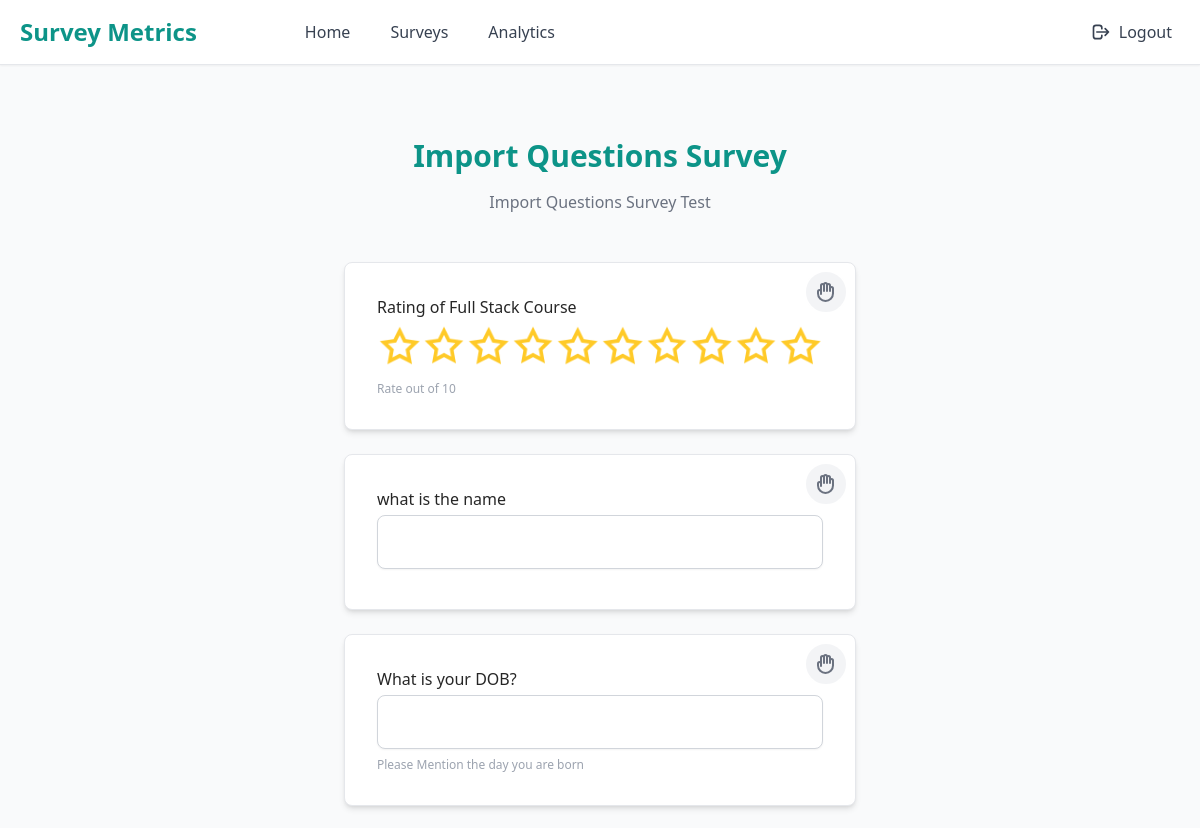
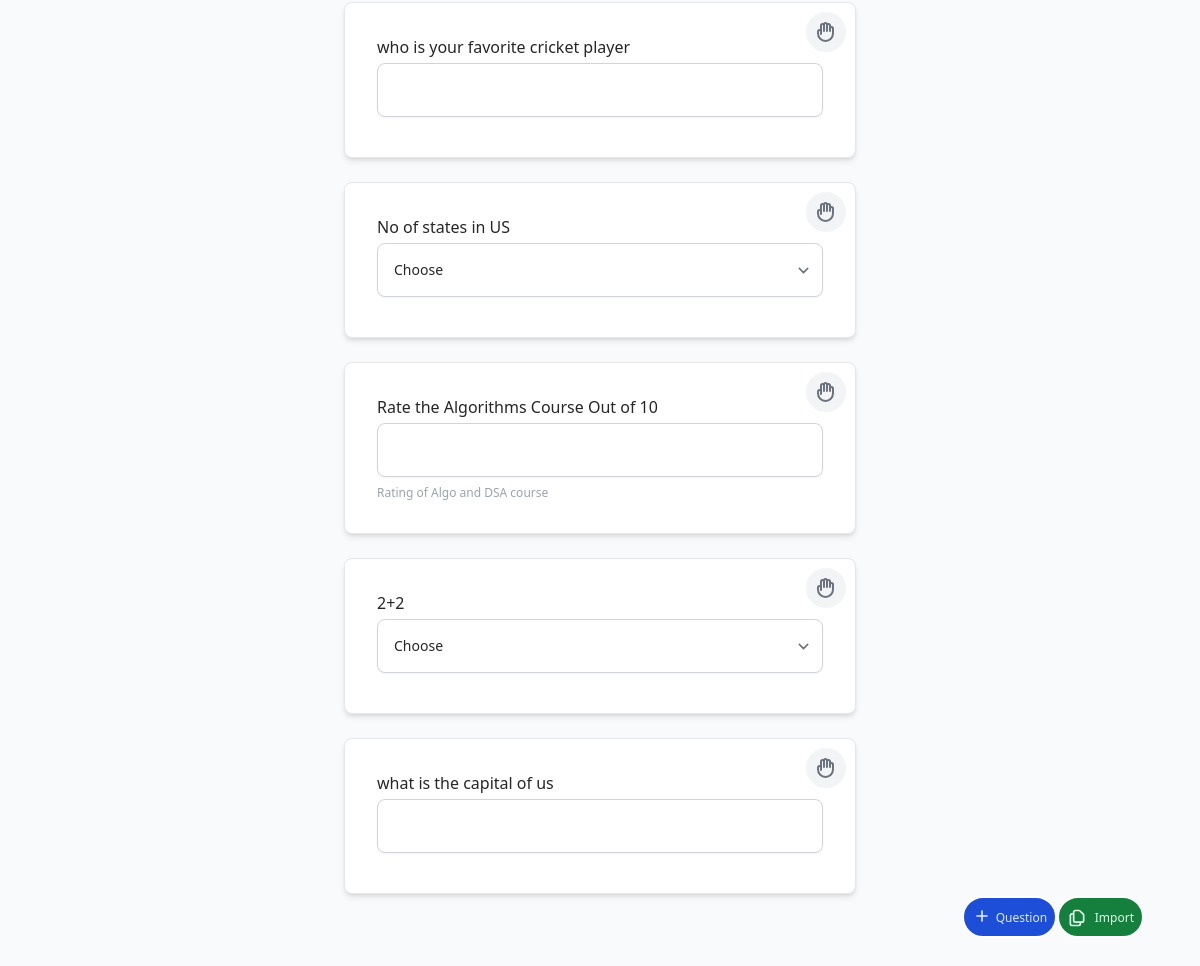
The app's page /dashboard/forms/new-survey/ (signed in) with its own data (2 pictures, top to bottom).
### djf_surveys/models.py (models this page shows, shortened)
class BaseModel(models.Model):
    created_at = models.DateTimeField(auto_now_add=True)
    updated_at = models.DateTimeField(auto_now=True)
    class Meta:
        abstract = True

class Survey(BaseModel):
    name = models.CharField(_("name"), max_length=200)
    description = models.TextField(_("description"), default='')
    slug = models.SlugField(_("slug"), max_length=225, default='')
    valid_until = models.DateTimeField(_("valid until"), blank=True, null=True,
                                       help_text=_("Specify the expiration date for this survey."))
    editable = models.BooleanField(_("editable"), default=True,
                                   help_text=_("If False, user can't edit record."))
    deletable = models.BooleanField(_("deletable"), default=True,
                                    help_text=_("If False, user can't delete record."))
    duplicate_entry = models.BooleanField(_("mutiple submissions"), default=False,
                                          help_text=_("If True, user can resubmit."))
    private_response = models.BooleanField(_("private response"), default=False,
                                           help_text=_("If True, only admin and owner can access."))
    can_anonymous_user = models.BooleanField(_("anonymous submission"), default=False,
                                             help_text=_("If True, user without authentatication can submit."))
    notification_to = models.TextField(_("Notification To"), blank=True, null=True,
                                       help_text=_("Enter your email to be notified when the form is submitted"))
    success_page_content = models.TextField(
        _("Success Page Content"), blank=True, null=True,
        help_text=_("You can override success page content at here. Support HTML syntax")
    )
    start_date = models.DateTimeField(
        _("start date"), blank=True, null=True,
        help_text=_("Date and time when the survey becomes available. Leave blank for immediate availability.")
    )
    end_date = models.DateTimeField(
        _("end date"), blank=True, null=True,
        help_text=_("Date and time when the survey expires. Leave blank for no expiration.")
    )
    target_responses = models.PositiveIntegerField(
        _("target responses"),
        default=100,
        help_text=_("Target number of responses for this survey")
    )
    class Meta:
        verbose_name = _("survey")
        verbose_name_plural = _("surveys")

class Question(BaseModel):
    TYPE_FIELD = [
        (TYPE_FIELD.text, _("Text")),
        (TYPE_FIELD.number, _("Number")),
        (TYPE_FIELD.radio, _("Radio")),
        (TYPE_FIELD.select, _("Select")),
        (TYPE_FIELD.multi_select, _("Multi Select")),
        (TYPE_FIELD.text_area, _("Text Area")),
        (TYPE_FIELD.url, _("URL")),
        (TYPE_FIELD.email, _("Email")),
        (TYPE_FIELD.date, _("Date")),
        (TYPE_FIELD.rating, _("Rating"))
    ]
    key = models.CharField(
        _("key"), max_length=225, unique=True, null=True, blank=True,
        help_text=_("Unique key for this question, fill in the blank if you want to use for automatic generation.")
    )
    survey = models.ForeignKey(Survey, related_name='questions', on_delete=models.CASCADE, verbose_name=_("survey"))
    label = models.CharField(_("label"), max_length=500, help_text=_("Enter your question in here."))
    type_field = models.PositiveSmallIntegerField(_("type of input field"), choices=TYPE_FIELD)
    choices = models.TextField(
        _("choices"),
        blank=True, null=True,
        help_text=_(
            "If type of field is radio, select, or multi select, fill in the options separated "
            "by commas. Ex: Male, Female.")
    )
    help_text = models.CharField(
        _("help text"),
        max_length=200, blank=True, null=True,
        help_text=_("You can add a help text in here.")
    )
    required = models.BooleanField(_("required"), default=True,
                                   help_text=_("If True, the user must provide an answer to this question."))
    ordering = models.PositiveIntegerField(_("choices"), default=0,
                                           help_text=_("Defines the question order within the surveys."))
    class Meta:
        verbose_name = _("question")
        verbose_name_plural = _("questions")
        ordering = ["ordering"]

### djf_surveys/admins/views.py (the view)
# urls.py: path('forms/<str:slug>/', admin_views.AdminSurveyFormView.as_view(), name='admin_forms_survey'),
@method_decorator(staff_member_required, name='dispatch')
class AdminSurveyFormView(ContextTitleMixin, FormMixin, DetailView):
    model = Survey
    template_name = 'djf_surveys/admins/form_preview.html'
    form_class = BaseSurveyForm
    def get_form(self, form_class=None):
        if form_class is None:
            form_class = self.get_form_class()
        return form_class(survey=self.object, user=self.request.user, **self.get_form_kwargs())
    def get_title_page(self):
        return self.object.name
    def get_sub_title_page(self):
        return self.object.description

### djf_surveys/context_processors.py (called while the page is built)
def surveys_context(request):
    context = {
        'get_master_template': app_settings.SURVEY_MASTER_TEMPLATE,
        'chart_js_src': app_settings.CHART_JS_SRC,
        'get_type_field': get_type_field,
        'link_back_on_success_page': app_settings.SURVEY_LINK_BACK_ON_SUCCESS_PAGE
    }
    return context

### djf_surveys/forms.py (called while the page is built)
def make_choices(question: Question) -> List[Tuple[str, str]]:
    choices = []
    for choice in question.choices.split(','):
        choice = choice.strip()
        choices.append((choice.replace(' ', '_').lower(), choice))
    return choices

### djf_surveys/mixin.py (called while the page is built)
    def get_context_data(self, **kwargs):
        if 'form' not in kwargs:
            kwargs['title'] = self.get_title_page()
            kwargs['title_page'] = self.get_title_page()
            kwargs['sub_title_page'] = self.get_sub_title_page()
        return super().get_context_data(**kwargs)

### djf_surveys/templatetags/djf_survey_tags.py (called while the page is built)
@register.filter(name='addclass')
def addclass(field, class_attr):
    return field.as_widget(attrs={'class': class_attr})

@register.filter(name='get_id_field')
def get_id_field(field):
    parse = field.auto_id.split("_")
    return parse[-1]

@register.simple_tag
def create_star(number, id_element, num_stars):
    return utils_create_star(active_star=int(number), num_stars=num_stars, id_element=id_element)

### djf_surveys/utils.py (called while the page is built)
def create_star(active_star: int, num_stars: int = 5, id_element: str = '') -> str:
    inactive_star = num_stars - active_star
    elements = [f'<div class="flex content-center" id="parent_start_{id_element}">']
    for _ in range(int(active_star)):
        elements.append('<i class ="rating__star rating_active"> </i>')
    for _ in range(inactive_star):
        elements.append('<i class ="rating__star rating_inactive"> </i>')
    elements.append('</div>')
    return mark_safe(''.join(elements))

### djf_surveys/widgets.py (called while the page is built)
    def get_context(self, name, value, attrs):
        context = super().get_context(name, value, attrs)
        context['widget']['num_ratings'] = self.num_ratings
        return context

### djf_surveys/templates/djf_surveys/admins/form_preview.html (shortened to what this page needs)
{% extends 'djf_surveys/admins/master.html' %}
{% load djf_survey_tags static i18n %}
{% block extra_css %}
    <link rel="stylesheet" href="{% static 'djf_surveys/css/rating.css' %}"/>
{% endblock %}
{% block content %}
    <div class="flex py-1 fixed bottom-10 right-10">
        <button
            class="z-20 block p-2 text-blue-100 transition-all bg-blue-700 border-2 border-white rounded-full active:bg-purple-50 hover:scale-110 focus:outline-none focus:ring floating-action-button"
            data-te-toggle="modal"
            data-te-target="#addQuestion"
            data-te-ripple-init
            data-te-ripple-color="light"
            type="button">
            {% include "djf_surveys/buttons/add_button.html" with size=4 %}
            <span class="items-center text-xs ml-1"> {% trans 'Question' %} </span>
        </button>
        <a href="{% url 'djf_surveys:admin_import_questions' object.slug %}"
            class="z-20 mr-4 block p-2 text-green-100 transition-all bg-green-700 border-2 border-white rounded-full active:bg-green-50 hover:scale-110 focus:outline-none focus:ring floating-action-button"
            type="button">
            <span class="items-center text-xs ml-1"> {% trans 'Import' %} </span>
        </a>
    </div>
    <div class="max-w-screen-xl px-4 py-16 mx-auto sm:px-6 lg:px-8">
        <div class="max-w-lg mx-auto">
            <div class="survey-header mb-6">
                <h1 class="text-2xl font-bold text-center text-teal-600 sm:text-3xl">{{ title_page }}</h1>
                <p class="max-w-md mx-auto mt-4 text-center text-gray-500">
                    {{ sub_title_page }}
                </p>
            </div>
            <form method="post" class="mx-auto mt-12" id="sortable">
                {% for field in form %}
                    <div class="ui-state-default question-item" id="{{ field|get_id_field }}">
                        <a href="#"
                           class="float-right z-30 block p-2 m-2 text-gray-500 transition-all bg-gray-100 border-2 border-white rounded-full hover:scale-110 focus:outline-none focus:ring active:bg-red-50">
                        </a>
                        <div class="p-8 mb-6 rounded-lg shadow-md border border-gray-200 bg-white">
                            <label for="email" class="text-base font-medium">{{ field.label }}</label>
                            <div class="mt-1">
                                {% if field.field.widget.input_type == 'radio' or field.field.widget.input_type == 'checkbox' %}
                                    {{ field }}
                                {% else %}
                                    {{ field|addclass:'w-full p-4 pr-12 text-sm border-gray-300 rounded-lg shadow-sm focus:border-teal-500 focus:ring-teal-500' }}
                                {% endif %}
                            </div>
                            <p class="text-xs text-gray-400 mt-2">{{ field.help_text }}</p>
                        </div>
                    </div>
                {% endfor %}
            </form>
        </div>
    </div>
{% endblock %}

### djf_surveys/static/djf_surveys/css/rating.css (style rules this page uses)
.rating__star { cursor: pointer; }
.rating_inactive { width: 50px; height: 50px; background-size: contain; background-repeat: no-repeat; background-image: url("../images/star-border.png"); }

### djf_surveys/templates/djf_surveys/admins/form_preview.html (style rules this page uses)
.question-item { position: relative; transition: padding-top 0.2s ease-in-out; }
.survey-header { position: relative; padding-top: 10px; transition: padding-top 0.2s ease-in-out; }
.floating-action-button { padding: 0.75rem; font-size: 0.875rem; }
.floating-action-button svg { width: 1.25rem; height: 1.25rem; }

### records on screen
Survey: name "Import Questions Survey", description "Import Questions Survey Test"
Question: label "Rating of Full Stack Course", help_text "Rate out of 10"
Question: label "what is the name"
Question: label "What is your DOB?", help_text "Please Mention the day you are born"
Question: label "who is your favorite cricket player"
Question: label "No of states in US"
Question: label "Rate the Algorithms Course Out of 10", help_text "Rating of Algo and DSA course"
Question: label "2+2"
Question: label "what is the capital of us"
